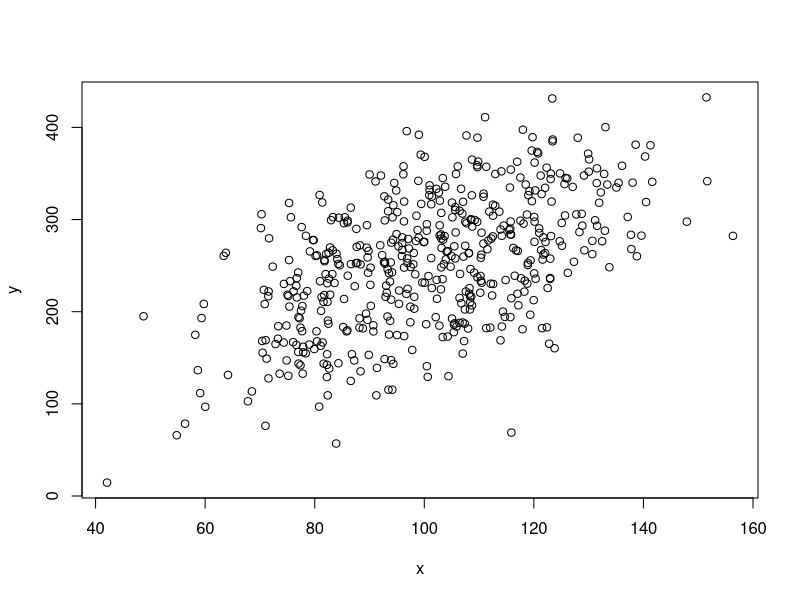
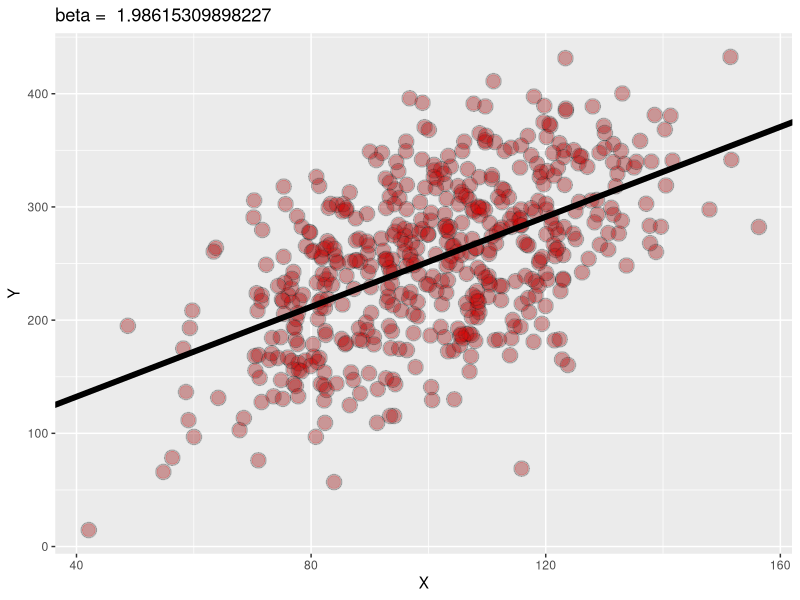
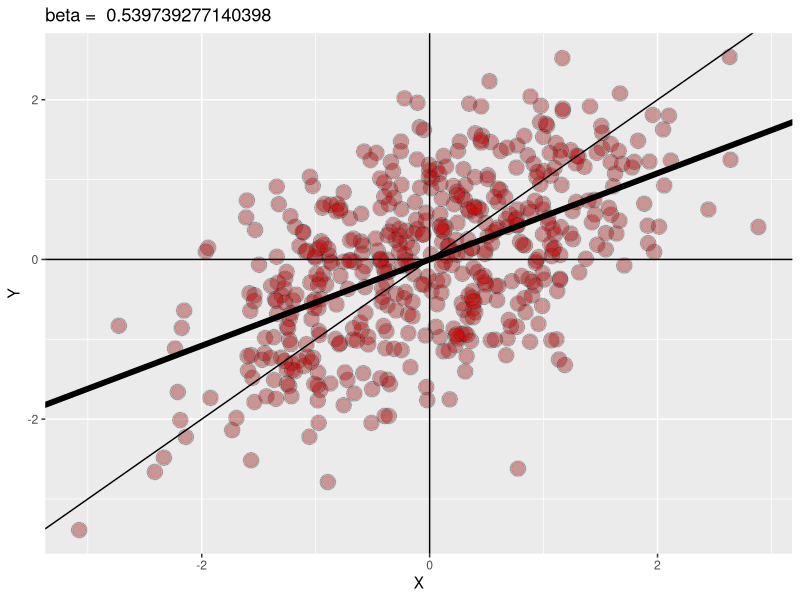

These figures' R source, in order:

x <- rnorm(500, 100, 20)
u <- rnorm(500, 50, 60)
y <- 0.5 + 2*x + u

plot(x,y)

# Center the data 

xc <- x - mean(x)
yc <- y - mean(y)

# normal regression vs regression with centered data 
#(regression through the origin) -> THE SAME BETA

coef(lm(y ~ x))[2]
coef(lm(yc ~ xc))[2] # the same than coef(lm(yc ~ xc -1)
coef(lm(yc ~ xc - 1))

# or using the formula...... 

# For centered data (both perform well)
beta1c <- sum(yc * xc) / sum(xc ^ 2)
beta1c <-  cor(yc, xc) * sd(yc) / sd(xc)

# For non centered data (both perform well)
beta1 <- cor(y, x) *  sd(y) / sd(x)


################################################################################

# Regression to the mean 

# Normal model 

coef(lm(y ~ x))[2]

cor(y, x)

library(ggplot2)
g = ggplot(data.frame(x, y), aes(x = x, y = y))
g = g + geom_point(size = 5, alpha = .2, colour = "black")
g = g + geom_point(size = 4, alpha = .2, colour = "red")
g = g + geom_abline(intercept = coef(lm(y ~ x))[1], slope = coef(lm(y ~ x))[2]
                    , size = 2)
g = g + xlab("X") + ggtitle(paste("beta = ", coef(lm(y ~ x))[2]))
g = g + ylab("Y")
g # we can see that the BETA es more than 1




# Standarized model 


ys <- (y - mean(y)) / sd(y)
xs <- (x - mean(x)) / sd(x)

coef(lm(ys ~ xs))

cor(ys, xs)


gs = ggplot(data.frame(xs, ys), aes(x = xs, y = ys))
gs = gs + geom_point(size = 5, alpha = .2, colour = "black")
gs = gs + geom_point(size = 4, alpha = .2, colour = "red")
gs = gs + geom_vline(xintercept = 0)
gs = gs + geom_hline(yintercept = 0)
gs = gs + geom_abline(position = "identity")
gs = gs + geom_abline(intercept = 0, slope = cor(ys, xs), size = 2)
gs = gs + xlab("X") + ggtitle(paste("beta = ", coef(lm(ys ~ xs))[2]))
gs = gs + ylab("Y")
gs


# In the original model the BETA was > 1 but, when we standarized the variables, 
# beta becames the correlation coeff (< 1). In this sense, the regression to the 
# mean is present.

# The trick is to think in relative terms 

####### The fact is that the variable regress to IT´S mean (in relative (sd)
# terms )    #######

xf <- 1:500
yf <- coef(lm(y ~ x))[1] + coef(lm(y ~ x))[2]*x


xfs <- 1:500
yfs <- coef(lm(ys ~ xs))[1] + coef(lm(ys ~ xs))[2]*xs

# The relative thinking! 

# the change in y is bigger than the change of x with respect to the mean 

look <- data.frame(x,yf,xs,yfs)
yf[2]- yf[1]
yfs[2]- yfs[1]
